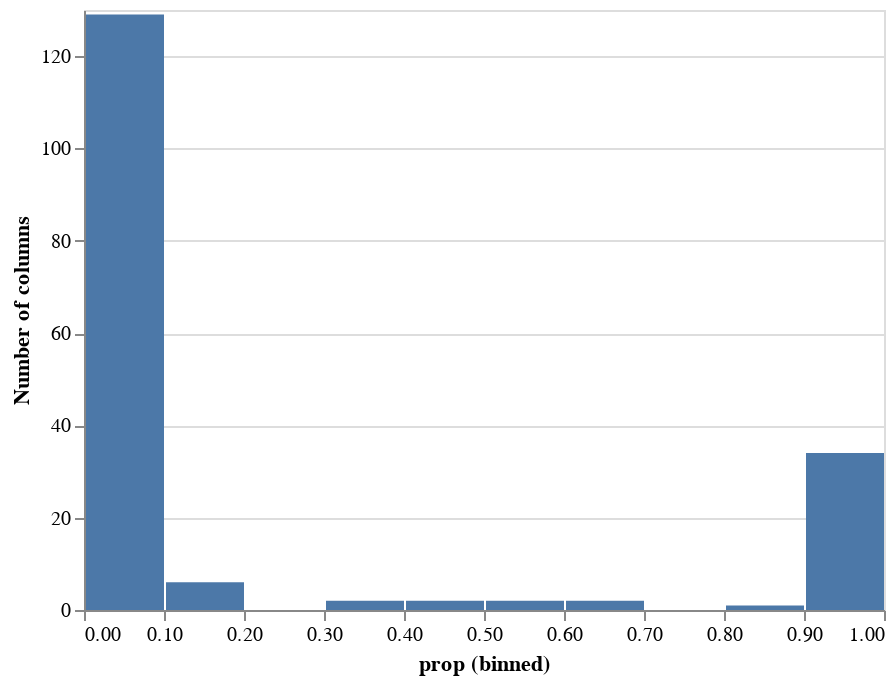

Here is the notebook cell this chart was saved with:
### Code cell
# Distribution of proportion of missing values
alt.Chart(df_prop_missing).mark_bar().encode(
    alt.X('prop:Q', bin=True),
    alt.Y('count()', title='Number of columns')
)

### Figure 1 — Vega-Lite specification as saved in the notebook (floating-point values rounded to 4 significant figures; data arrays with more than 128 entries replaced by an {"elided": "..."} marker saying what was removed)
{"config": {"view": {"continuousWidth": 400, "continuousHeight": 300}}, "data": {"name": "data-564ad4212f9cda2fc5894a9a7df7fad3"}, "mark": "bar", "encoding": {"x": {"type": "quantitative", "bin": true, "field": "prop"}, "y": {"type": "quantitative", "aggregate": "count", "title": "Number of columns"}}, "$schema": "https://vega.github.io/schema/vega-lite/v4.8.1.json", "datasets": {"data-564ad4212f9cda2fc5894a9a7df7fad3": {"elided": "178 records"}}}
